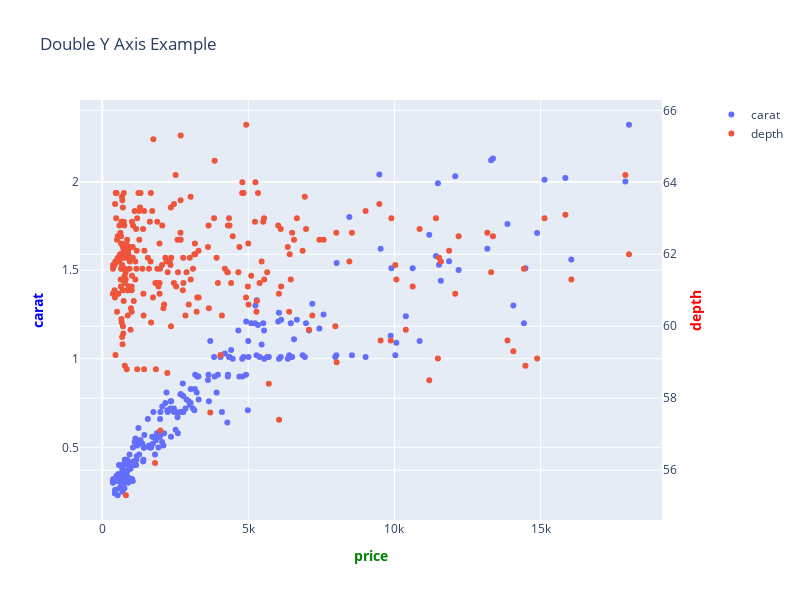

The notebook cell saved with this chart:
### Code cell
fig2 = make_subplots(specs=[[{"secondary_y": True}]])

# Where secondary_y true it will be secondary y axis, and false will be primary
# don't give mode='' if you want line plot
fig2.add_trace(go.Scatter(x=diamondsSample['price'], y=diamondsSample['carat'], mode='markers', name='carat'), secondary_y=False)
fig2.add_trace(go.Scatter(x=diamondsSample['price'], y=diamondsSample['depth'], mode='markers', name='depth'), secondary_y=True)
fig2.update_layout(height=600, width=800)




# Add figure title
fig2.update_layout(
    title_text="Double Y Axis Example"
)

# Set x-axis title
fig2.update_xaxes(title_text="<b style='color: green'>price</b>")

# Set y-axes titles
fig2.update_yaxes(title_text="<b style='color: blue'>carat</b>", secondary_y=False)
fig2.update_yaxes(title_text="<b style='color: red'>depth</b>", secondary_y=True)


fig2.show()

### Figure 1 — Plotly figure (JSON) as saved in the notebook; plotly's stock layout.template omitted (floating-point values rounded to 4 significant figures; data arrays with more than 128 entries replaced by an {"elided": "..."} marker saying what was removed)
{"data": [{"mode": "markers", "name": "carat", "type": "scatter", "x": {"elided": "270 int values"}, "xaxis": "x", "y": {"elided": "270 float values"}, "yaxis": "y"}, {"mode": "markers", "name": "depth", "type": "scatter", "x": {"elided": "270 int values"}, "xaxis": "x", "y": {"elided": "270 float values"}, "yaxis": "y2"}], "layout": {"height": 600, "title": {"text": "Double Y Axis Example"}, "width": 800, "xaxis": {"anchor": "y", "domain": [0, 0.94], "title": {"text": "<b style='color: green'>price</b>"}}, "yaxis": {"anchor": "x", "domain": [0, 1], "title": {"text": "<b style='color: blue'>carat</b>"}}, "yaxis2": {"anchor": "x", "overlaying": "y", "side": "right", "title": {"text": "<b style='color: red'>depth</b>"}}}}
